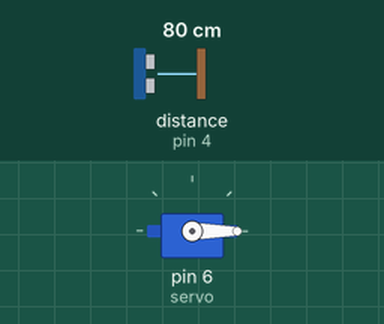
Recording of a sketch running on a simulated Arduino Uno, built with avr-gcc and run on an emulated ATmega328P. Parts: servo. Wiring (inferred from the names in the program): ultrasonic range finder: trigger pin 3; echo pin 4. The inputs (shaded band) are chosen by the test bench; at power-on: distance to the obstacle (sensor on pin 4) 80 cm. The echo pulse lasts 58.3 µs per cm.

Above: at 1.2 s.
1.3 s: distance to the obstacle (sensor on pin 4) set to 2 cm
At 1.6 s:
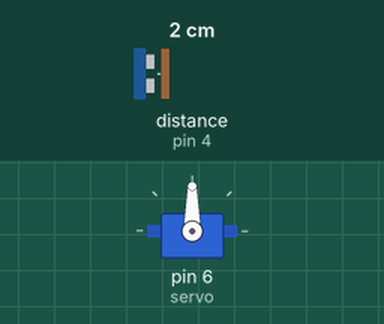
Timing chart, 0 to 4.3 s (numbered marks = the images above; inputs shaded):
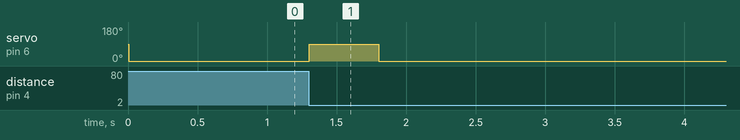

Measured:
- after the input at 1.3 s, servo on pin 6 (servo): 0° → 90° at once, → 0° 0.50 s later

The sketch:

automatic_hand_sanitizer1.ino
```cpp
// C++ code
//

#include <Servo.h>

Servo myServo;

const int trig = 3;
const int echo = 4;
const int servo = 6;

float distance;
long duration;
void setup()
{
  Serial.begin(9600);
  pinMode(trig, OUTPUT);
  pinMode(echo, INPUT);
  myServo.attach(servo);
}

void loop()
{
  digitalWrite(trig, LOW);
  delayMicroseconds(50);

  digitalWrite(trig, HIGH);
  delayMicroseconds(50);

  digitalWrite(trig,LOW);
  duration = pulseIn(echo, HIGH);

  distance = (duration * 0.0343) / 2;

  if (distance >= 10)
  {
    myServo.write(0);

  }
  else {
    myServo.write(90);
    delay(500);

       while (distance < 10)
{
    digitalWrite(trig, LOW);
    delayMicroseconds(2);

    digitalWrite(trig, HIGH);
    delayMicroseconds(10);

    digitalWrite(trig, LOW);

    duration = pulseIn(echo, HIGH);

    distance = (duration * 0.0343) / 2;
    myServo.write(0);

}

  }
}
```
